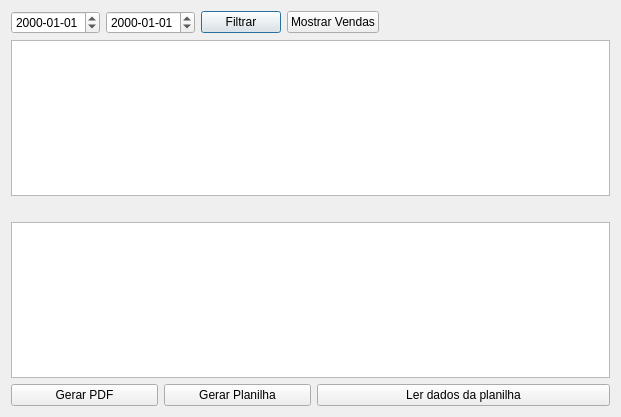
<?xml version="1.0" encoding="UTF-8"?>
<ui version="4.0">
 <class>Fm_Gvendas</class>
 <widget class="QDialog" name="Fm_Gvendas">
  <property name="geometry">
   <rect>
    <x>0</x>
    <y>0</y>
    <width>621</width>
    <height>417</height>
   </rect>
  </property>
  <property name="windowTitle">
   <string>Dialog</string>
  </property>
  <layout class="QVBoxLayout" name="verticalLayout">
   <item>
    <layout class="QHBoxLayout" name="horizontalLayout">
     <item>
      <widget class="QDateEdit" name="Date_begin">
       <property name="currentSection">
        <enum>QDateTimeEdit::YearSection</enum>
       </property>
       <property name="displayFormat">
        <string>yyyy-MM-dd</string>
       </property>
      </widget>
     </item>
     <item>
      <widget class="QDateEdit" name="Date_end">
       <property name="currentSection">
        <enum>QDateTimeEdit::YearSection</enum>
       </property>
       <property name="displayFormat">
        <string>yyyy-MM-dd</string>
       </property>
      </widget>
     </item>
     <item>
      <widget class="QPushButton" name="Bt_search">
       <property name="text">
        <string>Filtrar</string>
       </property>
      </widget>
     </item>
     <item>
      <widget class="QPushButton" name="BT_show">
       <property name="text">
        <string>Mostrar Vendas</string>
       </property>
      </widget>
     </item>
     <item>
      <spacer name="horizontalSpacer">
       <property name="orientation">
        <enum>Qt::Horizontal</enum>
       </property>
       <property name="sizeHint" stdset="0">
        <size>
         <width>40</width>
         <height>20</height>
        </size>
       </property>
      </spacer>
     </item>
    </layout>
   </item>
   <item>
    <widget class="QTableWidget" name="TableView_vendas"/>
   </item>
   <item>
    <spacer name="verticalSpacer">
     <property name="orientation">
      <enum>Qt::Vertical</enum>
     </property>
     <property name="sizeType">
      <enum>QSizePolicy::Minimum</enum>
     </property>
     <property name="sizeHint" stdset="0">
      <size>
       <width>40</width>
       <height>20</height>
      </size>
     </property>
    </spacer>
   </item>
   <item>
    <widget class="QTableWidget" name="TableView_produtos"/>
   </item>
   <item>
    <layout class="QHBoxLayout" name="horizontalLayout_2" stretch="1,1,2">
     <item>
      <widget class="QPushButton" name="BT_pdf">
       <property name="text">
        <string>Gerar PDF</string>
       </property>
      </widget>
     </item>
     <item>
      <widget class="QPushButton" name="Bt_exel">
       <property name="text">
        <string>Gerar Planilha</string>
       </property>
      </widget>
     </item>
     <item>
      <widget class="QPushButton" name="teste">
       <property name="text">
        <string>Ler dados da planilha</string>
       </property>
      </widget>
     </item>
    </layout>
   </item>
   <item>
    <layout class="QVBoxLayout" name="verticalLayout_3"/>
   </item>
  </layout>
 </widget>
 <resources/>
 <connections/>
</ui>
